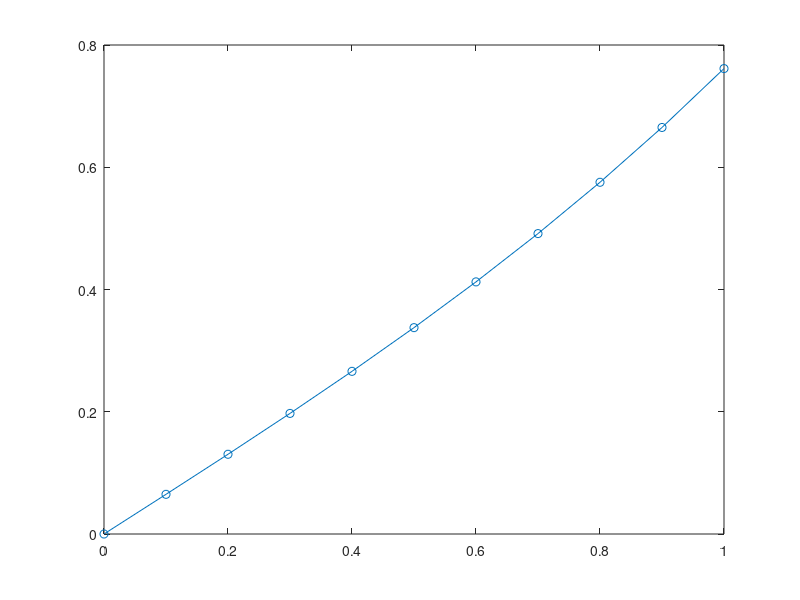

MATLAB code for this plot:
clear
close all
clc


##----------------------------------FUNCTION DEFINATIONS-------------------------##
function x = GetNodePoints(n,length)
  for i = 1:n
    x(i) = length * (i-1)/(n-1);
  end
endfunction

function icon = GetConnectivityMatrix(n)
  for i=1:n
    icon(i,1) = i;
    icon(i,2) = i+1;
  end
endfunction

function [kg, fg] = InitializeForceStiffnessMatrices(n)
  kg = zeros(n,n);
  fg = zeros(n,1);
endfunction

function [wgp,egp] = InitializeGaussPoints
  wgp = [1 1];
  egp = [-1 1]/sqrt(3);
endfunction

function u = GetDisplacementVector(kg,fg)
  u = inv(kg)*fg;
endfunction

function xx = GetNodePointsAssociatedWithElement(icon,element,approximation)
  for i = 1:(approximation+1)
    xx(i) = icon(element,i);
  end
endfunction

function [xx,Nmat,Bmat] = GetShapeFunctionLinearApproximation(x,n,gaussPoint)
  xx = (x(n(1))+x(n(end)))/2 + (x(n(1))-x(n(end)))/2 * gaussPoint;
  Bmat = [-1/(x(n(2))-x(n(1)))   1/(x(n(2))-x(n(1)))];
  Nmat = [(x(n(2))-xx)/(x(n(2))-x(n(1)))    (xx-x(n(1)))/(x(n(2))-x(n(1)))];
endfunction

function [kg,fg] = BoundaryConditionProcessOfElimination(kg,fg,ibc,bc)
  fg = fg - kg(:,ibc)*bc;
  fg(ibc) = bc;
  kg(:,ibc) = 0;
  kg(ibc,:) = 0;
  kg(ibc , ibc) = 1;
endfunction

function iv = GetAssemblyVector(n)
  for i = 1:length(n)
    iv(i) = n(i);
  end
endfunction

##------------------------------------------------------------------------------##

function rootMeanSquare = GetRootMeanSquareErrorInDisplacement(x,u,n)
  rootMeanSquare = 0;
  for i = 1:n
    y(i) = (exp(x(i)) - exp(-x(i)))/(exp(1)+exp(-1));
    rootMeanSquare+=(u(i) - y(i))*(u(i) - y(i));
  end
  rootMeanSquare = sqrt(rootMeanSquare/n);
  numerical_displacement = u
  analytical_displacement = y'
endfunction




##--------------------------------MAIN FUNCTION---------------------------------##

numberOfElements = 10;
numberOfNodes = numberOfElements + 1;

x = GetNodePoints(numberOfNodes,1);

connectivityMatrix = GetConnectivityMatrix(numberOfElements);

[weightOfGaussPoints,gaussPoints] = InitializeGaussPoints();

[globalStiffnessMatrix , forceVector] = InitializeForceStiffnessMatrices(numberOfNodes);
forceVector(end) = 1;


for element = 1:numberOfElements
  n = GetNodePointsAssociatedWithElement(connectivityMatrix,element,1);
  [kloc,floc] = InitializeForceStiffnessMatrices(2);
  for igp = 1:length(weightOfGaussPoints)
    [xx,Nmat,Bmat] = GetShapeFunctionLinearApproximation(x,n,gaussPoints(igp));
    kloc = kloc + (Bmat'*Bmat + Nmat'* Nmat) * (x(n(end))-x(n(1)))/2 * weightOfGaussPoints(igp);
  end
  iv = GetAssemblyVector(n);
  globalStiffnessMatrix(iv,iv) = globalStiffnessMatrix(iv,iv) + kloc;
end

[globalStiffnessMatrix,forceVector] = BoundaryConditionProcessOfElimination(globalStiffnessMatrix,forceVector,1,0);
u = GetDisplacementVector(globalStiffnessMatrix,forceVector);


rootMeanSquareError = GetRootMeanSquareErrorInDisplacement(x,u,numberOfNodes)

plot(x,u,'-o')
##--------------------------------------------------------------------------------##


##---------------------------------STRESS CALCULATION WITHout TEMPERATURE CHANGE----------------------------##
for element = 1:numberOfElements
  n = GetNodePointsAssociatedWithElement(connectivityMatrix,element,1);
  uloc = [u(n(1)) u(n(2))]';
  Bmat = [-1/(x(n(2))-x(n(1)))   1/(x(n(2))-x(n(1)))];
  stress(element) = (1*Bmat*uloc);
end

for i = 1:numberOfElements
  xx = (x(i)+x(i+1))/2;
  analyticalstress(i) = ((exp(xx) + exp(-xx))/(exp(1)+exp(-1)));
end
numerical_stress = stress'
analytical_stress = analyticalstress'
##--------------------------------------------------------------------------------##

